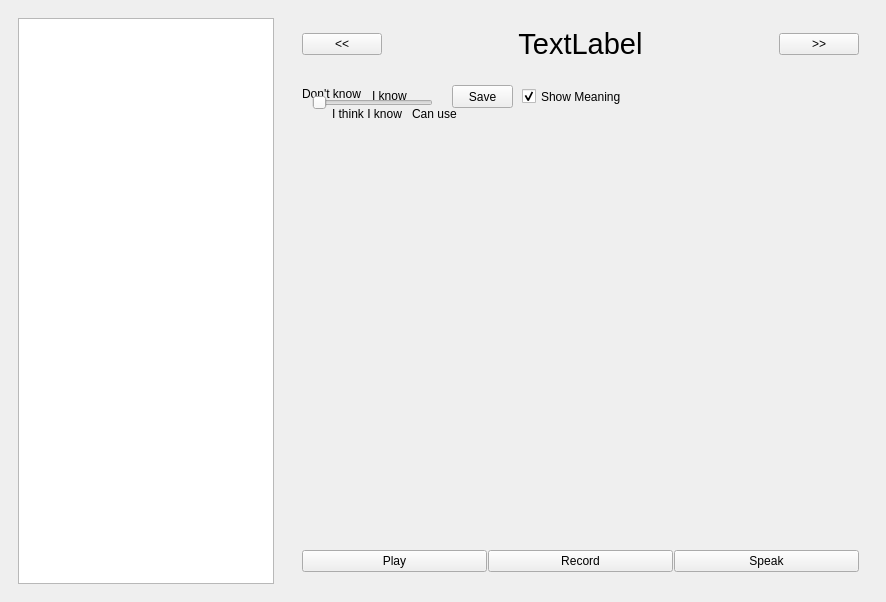
<?xml version="1.0" encoding="UTF-8"?>
<ui version="4.0">
 <class>MainWindow</class>
 <widget class="QMainWindow" name="MainWindow">
  <property name="geometry">
   <rect>
    <x>0</x>
    <y>0</y>
    <width>886</width>
    <height>602</height>
   </rect>
  </property>
  <property name="windowTitle">
   <string>MainWindow</string>
  </property>
  <widget class="QWidget" name="centralwidget">
   <layout class="QVBoxLayout" name="verticalLayout_2">
    <item>
     <layout class="QHBoxLayout" name="horizontalLayout" stretch="0,3">
      <property name="spacing">
       <number>1</number>
      </property>
      <property name="sizeConstraint">
       <enum>QLayout::SetMinimumSize</enum>
      </property>
      <item>
       <widget class="QWidget" name="widget" native="true">
        <layout class="QVBoxLayout" name="verticalLayout_6">
         <item>
          <widget class="QListWidget" name="wordList">
           <property name="font">
            <font>
             <pointsize>11</pointsize>
            </font>
           </property>
          </widget>
         </item>
        </layout>
       </widget>
      </item>
      <item>
       <widget class="QWidget" name="widget_2" native="true">
        <layout class="QVBoxLayout" name="verticalLayout_3">
         <item>
          <layout class="QVBoxLayout" name="verticalLayout" stretch="1,10,1">
           <item>
            <widget class="QWidget" name="widget_3" native="true">
             <layout class="QHBoxLayout" name="horizontalLayout_3">
              <item>
               <layout class="QHBoxLayout" name="horizontalLayout_2" stretch="1,5,1">
                <item>
                 <widget class="QPushButton" name="leftButton">
                  <property name="text">
                   <string>&lt;&lt;</string>
                  </property>
                 </widget>
                </item>
                <item>
                 <widget class="QLabel" name="wordLabel">
                  <property name="font">
                   <font>
                    <pointsize>22</pointsize>
                   </font>
                  </property>
                  <property name="text">
                   <string>TextLabel</string>
                  </property>
                  <property name="alignment">
                   <set>Qt::AlignCenter</set>
                  </property>
                 </widget>
                </item>
                <item>
                 <widget class="QPushButton" name="rightButton">
                  <property name="text">
                   <string>&gt;&gt;</string>
                  </property>
                 </widget>
                </item>
               </layout>
              </item>
             </layout>
            </widget>
           </item>
           <item>
            <widget class="QWidget" name="widget_5" native="true">
             <layout class="QVBoxLayout" name="verticalLayout_5">
              <item>
               <layout class="QVBoxLayout" name="verticalLayout_4" stretch="1,12">
                <item>
                 <widget class="QWidget" name="widget_6" native="true">
                  <widget class="QLabel" name="label_6">
                   <property name="geometry">
                    <rect>
                     <x>110</x>
                     <y>20</y>
                     <width>54</width>
                     <height>17</height>
                    </rect>
                   </property>
                   <property name="text">
                    <string>Can use</string>
                   </property>
                  </widget>
                  <widget class="QLabel" name="label_7">
                   <property name="geometry">
                    <rect>
                     <x>0</x>
                     <y>0</y>
                     <width>61</width>
                     <height>17</height>
                    </rect>
                   </property>
                   <property name="text">
                    <string>Don't know</string>
                   </property>
                  </widget>
                  <widget class="QLabel" name="label_4">
                   <property name="geometry">
                    <rect>
                     <x>70</x>
                     <y>0</y>
                     <width>41</width>
                     <height>21</height>
                    </rect>
                   </property>
                   <property name="text">
                    <string>I know</string>
                   </property>
                  </widget>
                  <widget class="QSlider" name="assesment">
                   <property name="geometry">
                    <rect>
                     <x>10</x>
                     <y>10</y>
                     <width>121</width>
                     <height>16</height>
                    </rect>
                   </property>
                   <property name="maximum">
                    <number>3</number>
                   </property>
                   <property name="orientation">
                    <enum>Qt::Horizontal</enum>
                   </property>
                  </widget>
                  <widget class="QLabel" name="label_3">
                   <property name="geometry">
                    <rect>
                     <x>30</x>
                     <y>20</y>
                     <width>71</width>
                     <height>17</height>
                    </rect>
                   </property>
                   <property name="text">
                    <string>I think I know</string>
                   </property>
                  </widget>
                  <widget class="QCheckBox" name="chkbxShowMeaning">
                   <property name="geometry">
                    <rect>
                     <x>220</x>
                     <y>0</y>
                     <width>101</width>
                     <height>23</height>
                    </rect>
                   </property>
                   <property name="text">
                    <string>Show Meaning</string>
                   </property>
                   <property name="checked">
                    <bool>true</bool>
                   </property>
                  </widget>
                  <widget class="QPushButton" name="btnSave">
                   <property name="geometry">
                    <rect>
                     <x>150</x>
                     <y>0</y>
                     <width>61</width>
                     <height>23</height>
                    </rect>
                   </property>
                   <property name="text">
                    <string>Save</string>
                   </property>
                  </widget>
                 </widget>
                </item>
                <item>
                 <widget class="QWidget" name="widget_7" native="true">
                  <layout class="QVBoxLayout" name="verticalLayout_8">
                   <item>
                    <layout class="QVBoxLayout" name="verticalLayout_7"/>
                   </item>
                  </layout>
                 </widget>
                </item>
               </layout>
              </item>
             </layout>
            </widget>
           </item>
           <item>
            <widget class="QWidget" name="widget_4" native="true">
             <layout class="QHBoxLayout" name="horizontalLayout_5">
              <item>
               <layout class="QHBoxLayout" name="horizontalLayout_4">
                <property name="spacing">
                 <number>1</number>
                </property>
                <property name="leftMargin">
                 <number>0</number>
                </property>
                <property name="topMargin">
                 <number>0</number>
                </property>
                <property name="rightMargin">
                 <number>0</number>
                </property>
                <item>
                 <widget class="QPushButton" name="meaningP">
                  <property name="text">
                   <string>Play</string>
                  </property>
                 </widget>
                </item>
                <item>
                 <widget class="QPushButton" name="meaningR">
                  <property name="text">
                   <string>Record</string>
                  </property>
                 </widget>
                </item>
                <item>
                 <widget class="QPushButton" name="pronounce">
                  <property name="text">
                   <string>Speak</string>
                  </property>
                 </widget>
                </item>
               </layout>
              </item>
             </layout>
            </widget>
           </item>
          </layout>
         </item>
        </layout>
       </widget>
      </item>
     </layout>
    </item>
   </layout>
  </widget>
 </widget>
 <resources/>
 <connections/>
</ui>
